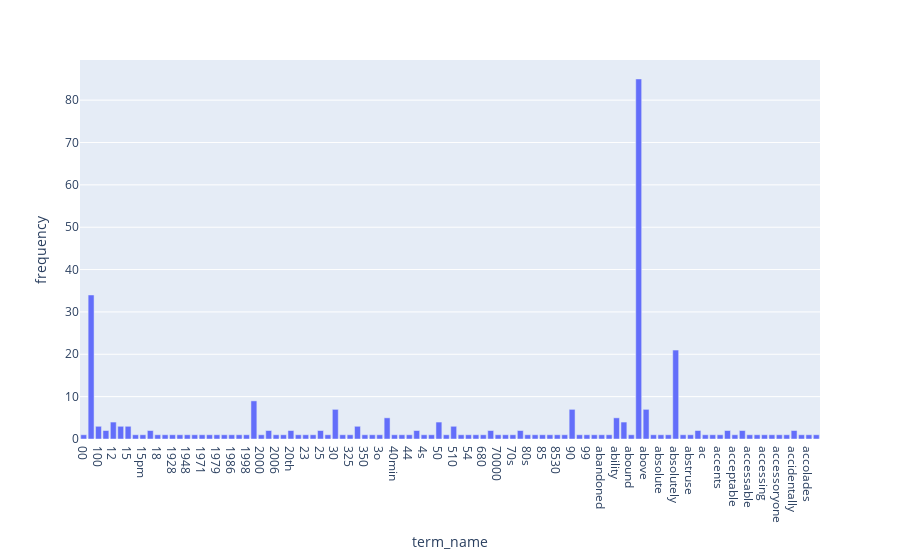

Notebook cell for this chart:
### Code cell
fig = px.bar(df[:100], x='term_name', y='frequency')
fig.show()

### Figure 1 — Plotly figure (JSON) as saved in the notebook; plotly's stock layout.template omitted (floating-point values rounded to 4 significant figures)
{"data": [{"alignmentgroup": "True", "hovertemplate": "term_name=%{x}<br>frequency=%{y}<extra></extra>", "legendgroup": "", "marker": {"color": "#636efa", "pattern": {"shape": ""}}, "name": "", "offsetgroup": "", "orientation": "v", "showlegend": false, "textposition": "auto", "type": "bar", "x": ["00", "10", "100", "11", "12", "13", "15", "15g", "15pm", "17", "18", "18th", "1928", "1947", "1948", "1949", "1971", "1973", "1979", "1980", "1986", "1995", "1998", "20", "2000", "2005", "2006", "2007", "20th", "2160", "23", "24", "25", "2mp", "30", "30s", "325", "35", "350", "375", "3o", "40", "40min", "42", "44", "45", "4s", "4ths", "50", "5020", "510", "5320", "54", "5lb", "680", "70", "70000", "700w", "70s", "80", "80s", "8125", "85", "8525", "8530", "8pm", "90", "95", "99", "aailiyah", "abandoned", "abhor", "ability", "able", "abound", "about", "above", "abroad", "absolute", "absolutel", "absolutely", "absolutley", "abstruse", "abysmal", "ac", "academy", "accents", "accept", "acceptable", "access", "accessable", "accessible", "accessing", "accessory", "accessoryone", "accident", "accidentally", "acclaimed", "accolades", "accommodations"], "xaxis": "x", "y": [1, 34, 3, 2, 4, 3, 3, 1, 1, 2, 1, 1, 1, 1, 1, 1, 1, 1, 1, 1, 1, 1, 1, 9, 1, 2, 1, 1, 2, 1, 1, 1, 2, 1, 7, 1, 1, 3, 1, 1, 1, 5, 1, 1, 1, 2, 1, 1, 4, 1, 3, 1, 1, 1, 1, 2, 1, 1, 1, 2, 1, 1, 1, 1, 1, 1, 7, 1, 1, 1, 1, 1, 5, 4, 1, 85, 7, 1, 1, 1, 21, 1, 1, 2, 1, 1, 1, 2, 1, 2, 1, 1, 1, 1, 1, 1, 2, 1, 1, 1], "yaxis": "y"}], "layout": {"barmode": "relative", "legend": {"tracegroupgap": 0}, "margin": {"t": 60}, "xaxis": {"anchor": "y", "domain": [0, 1], "title": {"text": "term_name"}}, "yaxis": {"anchor": "x", "domain": [0, 1], "title": {"text": "frequency"}}}}
